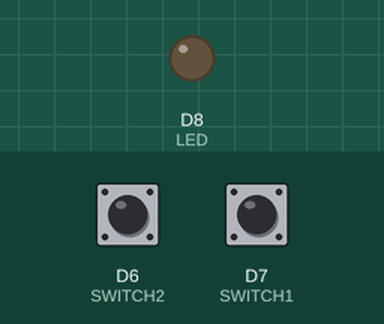
Simulated run of this sketch. Board: ESP8266 (NodeMCU). On the bench: output pins drawn as LEDs (lit = HIGH). Inputs (shaded band) come from the test bench; at power-on: D7 (SWITCH1) HIGH, D6 (SWITCH2) HIGH.

Above: at 1.2 s.
1.3 s: D7 (SWITCH1) pulled LOW for 0.15 s
At 2.3 s:
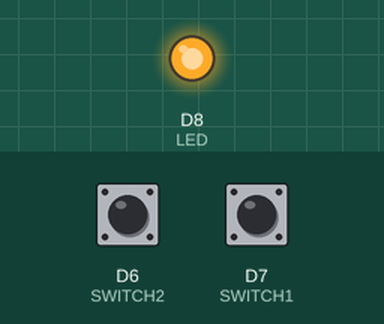
2.9 s: D6 (SWITCH2) pulled LOW for 0.15 s
At 3.5 s:
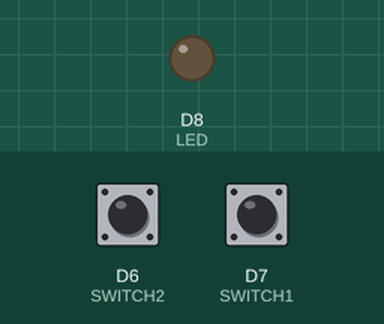
4.5 s: D7 (SWITCH1) pulled LOW for 1 s
At 5.9 s:
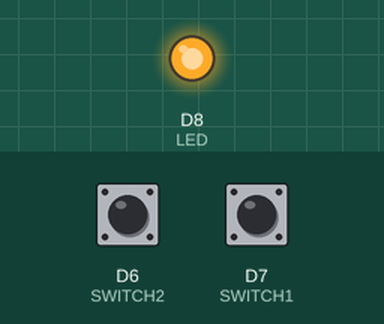
Timing chart, 0 to 7.5 s (numbered marks = the images above; inputs shaded):
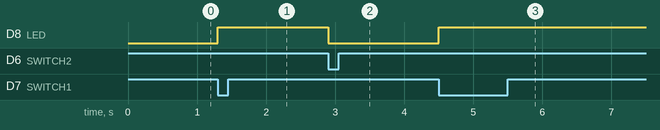

The sketch:

01_switch_led_control.ino
```cpp
#define SWITCH1 D7
#define SWITCH2 D6
#define LED D8

void setup() {
  pinMode(LED, OUTPUT);
  pinMode(SWITCH1, INPUT_PULLUP);
  pinMode(SWITCH2, INPUT_PULLUP);
}

void loop() {
  if (digitalRead(SWITCH1) == LOW) {
    digitalWrite(LED, HIGH);
  } else if (digitalRead(SWITCH2) == LOW) {
    digitalWrite(LED, LOW);
  }
}
```

Measured:
- after the input at 1.3 s, D8 (LED): LOW → HIGH at once
- after the input at 2.9 s, D8 (LED): HIGH → LOW at once
- after the input at 4.5 s, D8 (LED): LOW → HIGH at once
